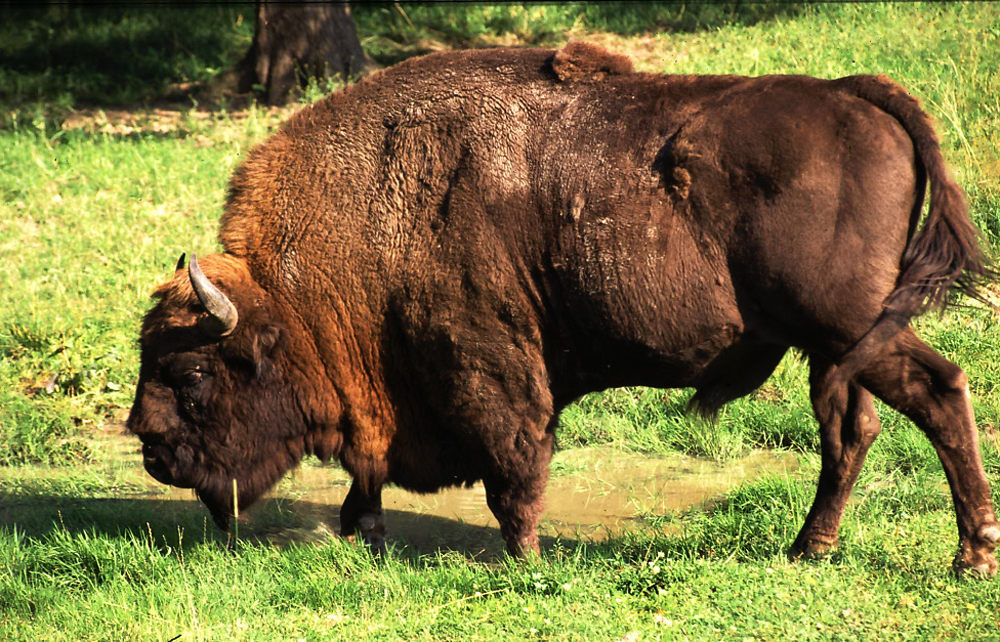
%> input picture Lab2/zubr.jpg, 1000 x 642 px
$ octave hist.m   (GNU Octave 9; MATLAB toolbox functions it lacks are replaced by stand-ins)
%> lines starting %> are read from the running program, lines starting %| are printed output that depends on the picture
im = rgb2gray(double(imread('zubr.jpg'))/255);
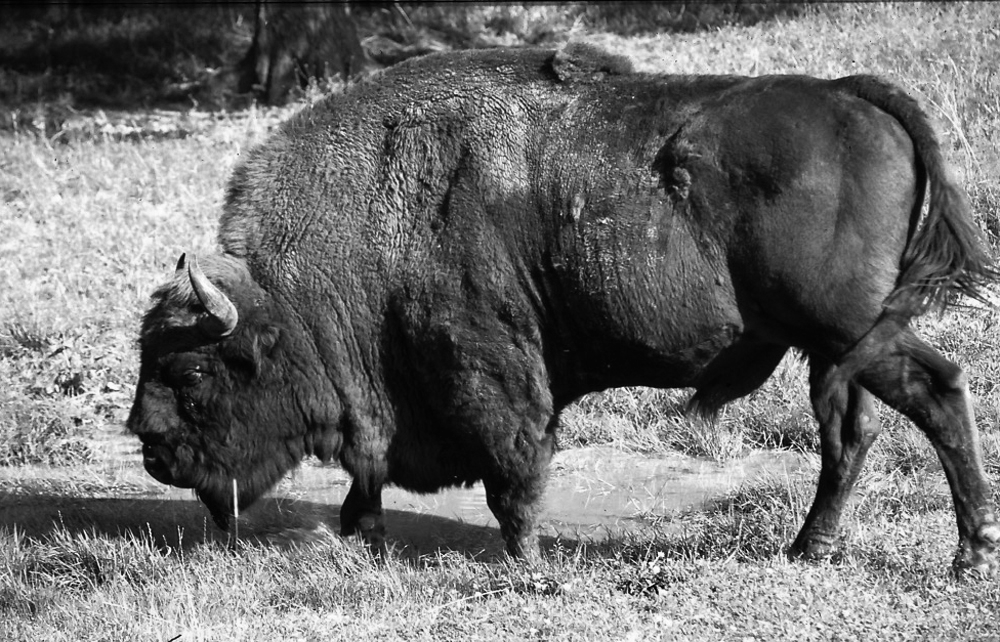
%> im: size 642x1000 double; min 0, max 1, mean 0.438

imhist(im);
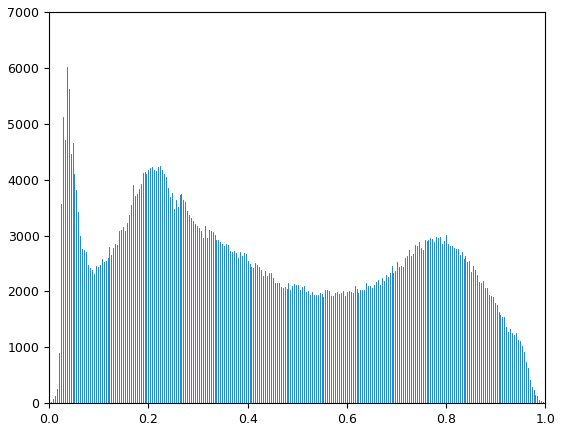
%> figure redrawn from the program's plot data; highest point at x = 0.0353, y = 6021
saveas(gcf, 'histogram.jpg');
